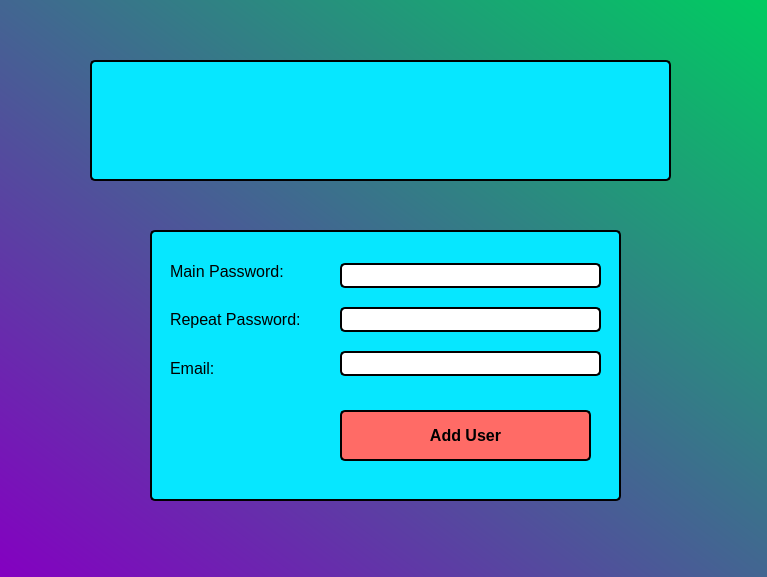
<?xml version="1.0" encoding="UTF-8"?>
<ui version="4.0">
 <class>user_Dialog</class>
 <widget class="QDialog" name="user_Dialog">
  <property name="geometry">
   <rect>
    <x>0</x>
    <y>0</y>
    <width>767</width>
    <height>577</height>
   </rect>
  </property>
  <property name="windowTitle">
   <string>Passwords Guardian - User Creator</string>
  </property>
  <property name="windowIcon">
   <iconset>
    <normaloff>padlock.ico</normaloff>padlock.ico</iconset>
  </property>
  <property name="styleSheet">
   <string notr="true">QDialog{
	background-color: qlineargradient(spread:pad, x1:0, y1:1, x2:1, y2:0, stop:0 rgba(132, 0, 193, 255), stop:1 rgba(0, 204, 97, 255));
}
QFrame{
	background-color: rgb(6, 231, 255);
}
QPushButton:hover{
	background-color: rgb(206, 34, 34);
}
QPushButton:pressed{
	background-color: rgb(1, 35, 255);
}
QPushButton{
	background-color: rgb(255, 107, 102);
	border: 2px solid black;
	border-radius: 5px;
}</string>
  </property>
  <widget class="QFrame" name="user_frame">
   <property name="geometry">
    <rect>
     <x>150</x>
     <y>230</y>
     <width>471</width>
     <height>271</height>
    </rect>
   </property>
   <property name="styleSheet">
    <string notr="true">QFrame#user_frame{
	border: 2px solid black;
	border-radius: 5px;
}</string>
   </property>
   <property name="frameShape">
    <enum>QFrame::StyledPanel</enum>
   </property>
   <property name="frameShadow">
    <enum>QFrame::Raised</enum>
   </property>
   <widget class="QWidget" name="verticalLayoutWidget">
    <property name="geometry">
     <rect>
      <x>190</x>
      <y>20</y>
      <width>261</width>
      <height>139</height>
     </rect>
    </property>
    <layout class="QVBoxLayout" name="user_verticalLayout_3">
     <item>
      <widget class="QLineEdit" name="user_lineEdit">
       <property name="font">
        <font>
         <family>Times New Roman</family>
         <pointsize>12</pointsize>
        </font>
       </property>
       <property name="styleSheet">
        <string notr="true">QLineEdit{
	border: 2px solid black;
	border-radius: 5px;
}</string>
       </property>
       <property name="echoMode">
        <enum>QLineEdit::Password</enum>
       </property>
       <property name="alignment">
        <set>Qt::AlignCenter</set>
       </property>
      </widget>
     </item>
     <item>
      <widget class="QLineEdit" name="user_lineEdit_2">
       <property name="font">
        <font>
         <family>Times New Roman</family>
         <pointsize>12</pointsize>
        </font>
       </property>
       <property name="styleSheet">
        <string notr="true">QLineEdit{
	border: 2px solid black;
	border-radius: 5px;
}</string>
       </property>
       <property name="echoMode">
        <enum>QLineEdit::Password</enum>
       </property>
       <property name="alignment">
        <set>Qt::AlignCenter</set>
       </property>
      </widget>
     </item>
     <item>
      <widget class="QLineEdit" name="user_lineEdit_3">
       <property name="font">
        <font>
         <family>Times New Roman</family>
         <pointsize>12</pointsize>
        </font>
       </property>
       <property name="styleSheet">
        <string notr="true">QLineEdit{
	border: 2px solid black;
	border-radius: 5px;
}</string>
       </property>
       <property name="alignment">
        <set>Qt::AlignCenter</set>
       </property>
      </widget>
     </item>
    </layout>
   </widget>
   <widget class="QWidget" name="verticalLayoutWidget_2">
    <property name="geometry">
     <rect>
      <x>20</x>
      <y>20</y>
      <width>162</width>
      <height>139</height>
     </rect>
    </property>
    <layout class="QVBoxLayout" name="user_verticalLayout_4">
     <item>
      <widget class="QLabel" name="user_label1">
       <property name="font">
        <font>
         <pointsize>12</pointsize>
        </font>
       </property>
       <property name="text">
        <string>Main Password:</string>
       </property>
      </widget>
     </item>
     <item>
      <widget class="QLabel" name="user_label_2">
       <property name="font">
        <font>
         <pointsize>12</pointsize>
        </font>
       </property>
       <property name="text">
        <string>Repeat Password:</string>
       </property>
      </widget>
     </item>
     <item>
      <widget class="QLabel" name="user_label_3">
       <property name="font">
        <font>
         <pointsize>12</pointsize>
        </font>
       </property>
       <property name="text">
        <string>Email:</string>
       </property>
      </widget>
     </item>
    </layout>
   </widget>
   <widget class="QPushButton" name="user_add">
    <property name="geometry">
     <rect>
      <x>190</x>
      <y>180</y>
      <width>251</width>
      <height>51</height>
     </rect>
    </property>
    <property name="font">
     <font>
      <pointsize>12</pointsize>
      <weight>75</weight>
      <bold>true</bold>
     </font>
    </property>
    <property name="text">
     <string>Add User</string>
    </property>
   </widget>
  </widget>
  <widget class="QFrame" name="user_frame_3">
   <property name="geometry">
    <rect>
     <x>90</x>
     <y>60</y>
     <width>581</width>
     <height>121</height>
    </rect>
   </property>
   <property name="styleSheet">
    <string notr="true">	border: 2px solid black;
	border-radius: 5px;</string>
   </property>
   <property name="frameShape">
    <enum>QFrame::StyledPanel</enum>
   </property>
   <property name="frameShadow">
    <enum>QFrame::Raised</enum>
   </property>
  </widget>
 </widget>
 <resources/>
 <connections/>
</ui>
